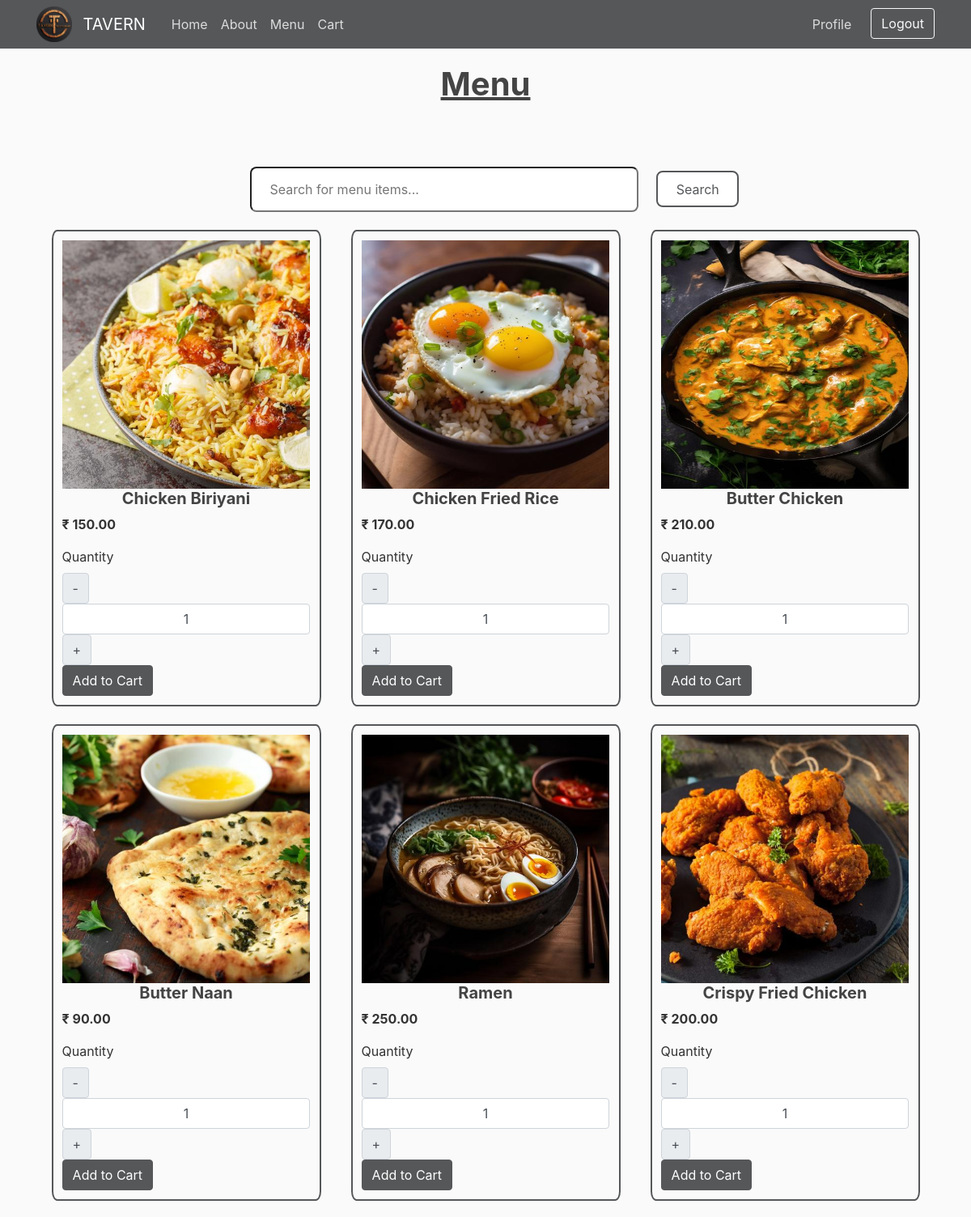
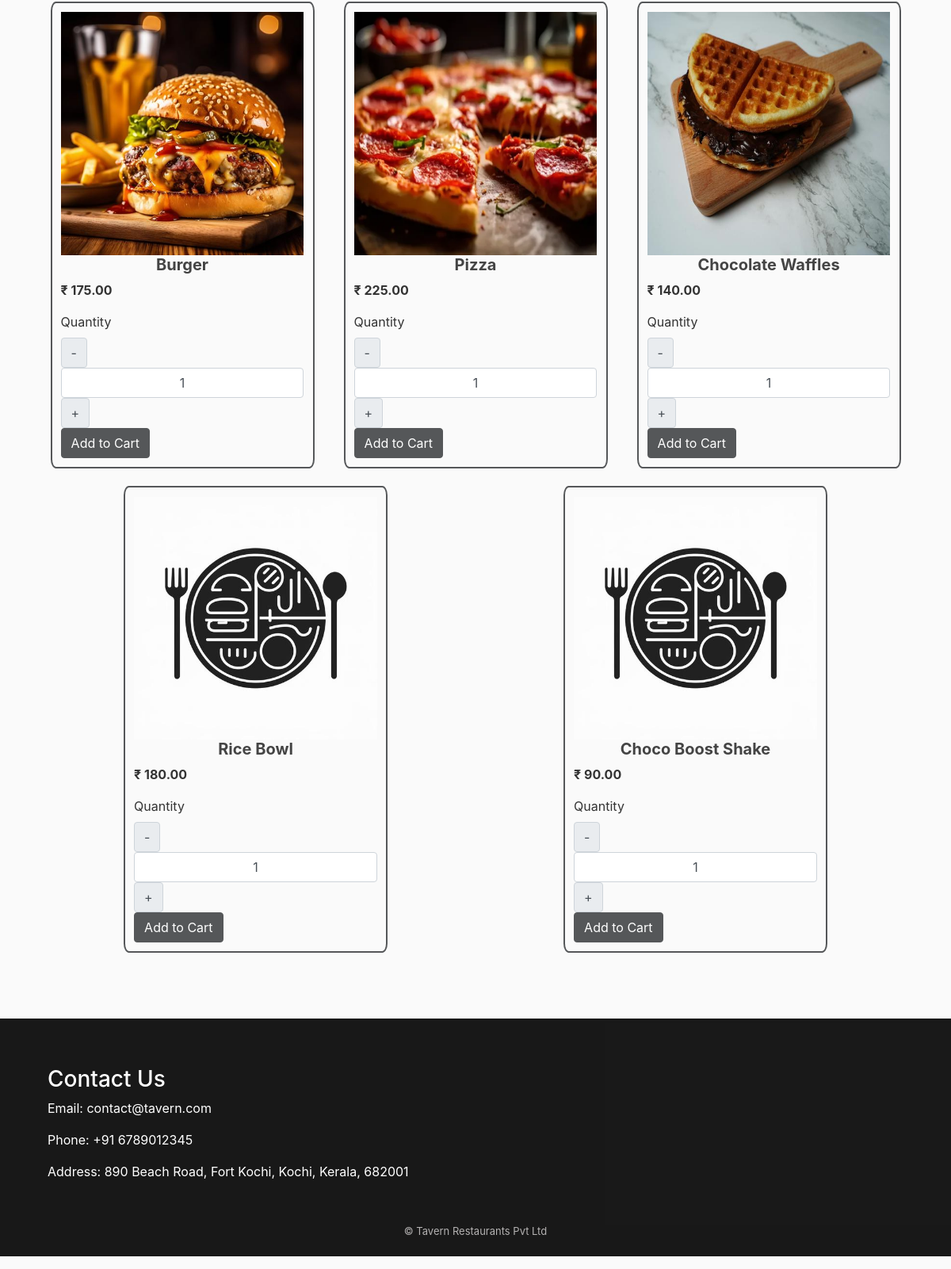
The page /menu/ (signed in) on the database its author committed (2 pictures, top to bottom).
### menu/models.py (models this page shows, shortened)
class Menu(models.Model):
    title = models.CharField(max_length=100)
    content = models.TextField()
    date_posted = models.DateTimeField(default=timezone.now)
    price = models.DecimalField(max_digits=10, decimal_places=2)
    image = models.ImageField(default="menu/default.jpg", upload_to="menu")
    qty = models.IntegerField(null=False, blank=False, default="1")

### menu/views.py (the view)
# urls.py: path('menu/', MenuListView.as_view(), name='menu'),
class MenuListView(LoginRequiredMixin, ListView):
    model = Menu
    template_name = "menu/menu.html"
    context_object_name = "menuItems"
    form_class = SearchForm
    def get_queryset(self):
        queryset = super().get_queryset()
        query = self.request.GET.get('query')
        if query:
            queryset = queryset.filter(
                Q(title__icontains=query) | Q(content__icontains=query)
            )
        return queryset
    def get_context_data(self, **kwargs):
        context = super().get_context_data(**kwargs)
        form = SearchForm(self.request.GET or None)
        context['form'] = form
        return context

### menu/forms.py
class SearchForm(forms.Form):
    query = forms.CharField(max_length=100, required=False, widget=forms.TextInput(attrs={
        'placeholder': 'Search for menu items...',
        'class': 'searchInput'
    }))

### menu/templates/menu/menu.html (shortened to what this page needs)
{% extends "menu/base.html" %} {% load static %} {% load crispy_forms_tags
%}{%block content %}
<h1 class="menuTitle">Menu</h1>
<form method="GET" action="{% url 'menu' %}" class="searchForm">
  <input
    type="text"
    name="query"
    placeholder="Search for menu items..."
    class="searchInput"
    autocomplete="off"
  />
  <button type="submit" class="searchButton">Search</button>
</form>
<div class="menuPage">
  {% for menu in menuItems %} {% url 'menu-detail' menu.pk as menu_detail_url %}
  <div class="menuCard">
    <img
      src="{{menu.image.url}}"
      alt="{{menu.title}}"
      class="cardImage"
      onclick="window.location.href='{{ menu_detail_url }}'"
      style="cursor: pointer"
    />
    <div class="cardBody">
      <h5
        class="cardTitle"
        onclick="window.location.href='{{ menu_detail_url }}'"
        style="cursor: pointer"
      >
        {{menu.title}}
      </h5>
      <p class="card-text"><strong>₹ {{menu.price}}</strong></p>
      <div class="cartBtns">
        <label for="Quantity">Quantity</label>
        <div class="qtyBtnGroup">
          <button class="input-group-text changeQty decrement-btn">-</button>
          <input
            type="text"
            name="Quantity"
            value="1"
            class="form-control qty-input text-center"
          />
          <button class="input-group-text changeQty increment-btn">+</button>
        </div>
        <div class="addBtnGroup">
          {% if menu.qty > 0 %}
          <button type="button" class="btn btn-primary addtoCart">
            Add to Cart
          </button>
          {% endif %}
        </div>
      </div>
    </div>
  </div>
  {% endfor %}
</div>
{% endblock content %} {% block script %} {% endblock script %}

### menu/static/menu/main.css (style rules this page uses)
body { background: #fafafa; color: #333333; margin-top: 5rem; }
h1, h2, h3, h4, h5, h6 { color: #444444; }
.btn-primary { background-color: #555759; border-color: #555759; }

### menu/static/menu/menu.css (style rules this page uses)
.menuTitle { margin-bottom: 5%; text-align: center; font-weight: 700; text-decoration: underline; }
.menuPage { display: flex; justify-content: space-around; flex-wrap: wrap; }
.menuCard { display: flex; flex-direction: column; margin-bottom: 2%; padding: 1%; width: 30%; border: 2px solid #555759; border-radius: 2%; }
.cardTitle { font-weight: 700; text-align: center; }
.searchForm { display: flex; justify-content: center; align-items: center; }
.searchInput { width: 40vw; border-radius: 8px; height: 7vh; margin: 2%; padding: 2%; }
.searchButton { background: white; border: 2px solid #555759; color: #555759; padding: 0.75% 2%; border-radius: 8px; cursor: pointer; }

### rows shown on the page
Menu: image (picture), title "Chicken Biriyani", price "150.00", qty "Add to Cart"
Menu: image (picture), title "Chicken Fried Rice", price "170.00", qty "Add to Cart"
Menu: image (picture), title "Butter Chicken", price "210.00", qty "Add to Cart"
Menu: image (picture), title "Butter Naan", price "90.00", qty "Add to Cart"
Menu: image (picture), title "Ramen", price "250.00", qty "Add to Cart"
Menu: image (picture), title "Crispy Fried Chicken", price "200.00", qty "Add to Cart"
Menu: image (picture), title "Burger", price "175.00", qty "Add to Cart"
Menu: image (picture), title "Pizza", price "225.00", qty "Add to Cart"
Menu: image (picture), title "Chocolate Waffles", price "140.00", qty "Add to Cart"
Menu: image (placeholder picture), title "Rice Bowl", price "180.00", qty "Add to Cart"
Menu: image (placeholder picture), title "Choco Boost Shake", price "90.00", qty "Add to Cart"
